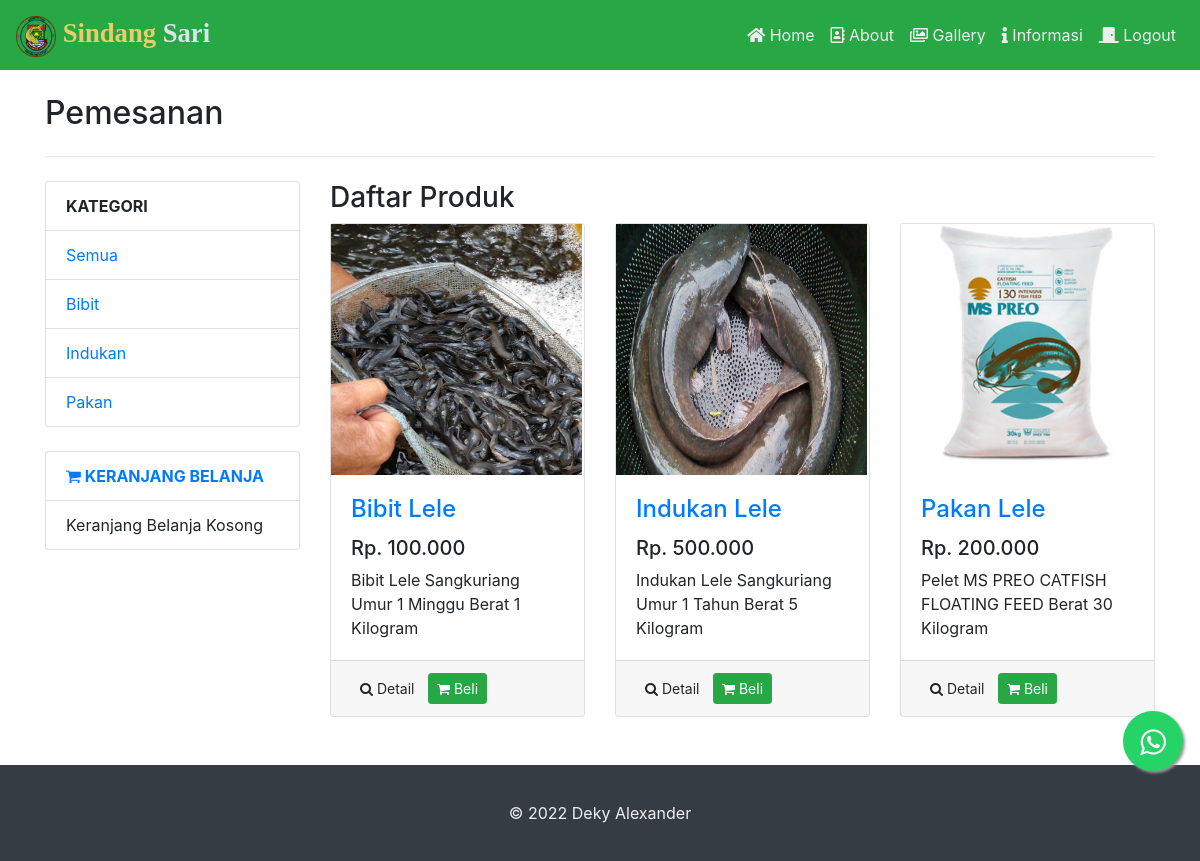
The page /index.php/pemesanan on the database its author committed.
### tables this page shows
CREATE TABLE IF NOT EXISTS `tbl_kategori` (
  `id_kategori` int(11) NOT NULL AUTO_INCREMENT,
  `nama_kategori` varchar(30) DEFAULT NULL,
  PRIMARY KEY (`id_kategori`)
);

CREATE TABLE IF NOT EXISTS `tbl_produk` (
  `id_produk` int(11) NOT NULL AUTO_INCREMENT,
  `nama_produk` varchar(30) DEFAULT NULL,
  `deskripsi` text,
  `harga` varchar(15) DEFAULT NULL,
  `gambar` varchar(50) DEFAULT NULL,
  `kategori` varchar(15) DEFAULT NULL,
  PRIMARY KEY (`id_produk`)
);

### application/controllers/Pemesanan.php (called while the page is built, shortened)
<?php
class Pemesanan extends CI_Controller {
	public function __construct()
	{
		$this->load->library('cart');
		$this->load->model('m_keranjang');
	}
	public function index()
	{
		$kategori=($this->uri->segment(3))?$this->uri->segment(3):0;
		$data['produk'] = $this->m_keranjang->get_produk_kategori($kategori);
		$data['kategori'] = $this->m_keranjang->get_kategori_all();
		$this->load->view('pemesanan',$data);
	}
}

### index.php (called while the page is built, shortened)
<?php
require_once BASEPATH.'core/CodeIgniter.php';

### application/models/m_keranjang.php (called while the page is built, shortened)
<?php
class M_keranjang extends CI_Model {
    public function get_produk_kategori($kategori)
    {
        $query = $this->db->get('tbl_produk');
        return $query->result_array();
    }
    public function get_kategori_all()
    {
        $query = $this->db->get('tbl_kategori');
        return $query->result_array();
    }
}
?>

### application/views/pemesanan.php (the view, shortened to what this page needs)
<!DOCTYPE html>
<html>
<head>
  <link rel="stylesheet" type="text/css" href="<?php echo base_url().'assets';?>/css/bootstrap.css">
  <link rel="stylesheet" type="text/css" href="<?php echo base_url().'assets';?>/css/layoutweb.css">
  <link rel="stylesheet" type="text/css" href="<?php echo base_url().'assets';?>/css/dropdown.css">
  <link rel="stylesheet" type="text/css" href="<?php echo base_url().'assets';?>/css/mediasocial.css">
  <link rel="stylesheet" type="text/css" href="<?php echo base_url().'assets';?>/css/scrool.css">
  <link rel="stylesheet" href="https://maxcdn.bootstrapcdn.com/bootstrap/4.3.1/css/bootstrap.min.css">
  <link rel="stylesheet" href="https://use.fontawesome.com/releases/v5.3.1/css/all.css">
  <link rel="stylesheet" href="https://maxcdn.bootstrapcdn.com/font-awesome/4.5.0/css/font-awesome.min.css">
</head>
<body>
  <div class="wrapper">
    <header>
     <nav class="navbar navbar-expand-sm bg-success circle navbar-hover navbar-dark">
      <a class="navbar-brand" href="#"><img src="<?php echo base_url().'assets';?>/img/logo sangkuriang.png" style="width: 40px;"><strong><span style="color: #eccc68; font-family: Times, Helvetica, sans-serif; font-size: 20pt;"> Sindang </span></strong> <strong><span style="color: #dfe4ea; font-family: Times, Helvetica, sans-serif; font-size: 20pt;"> Sari </span></strong></a>
      <div class="collapse navbar-collapse justify-content-end" id="navbarNav">
        <ul class="navbar-nav">
          <li class="nav-item">
            <a class="nav-link" href="<?php echo site_url('home');?>"><i class="fas fa-home"></i> Home</a>
          </li>
          <li class="nav-item">
            <a class="nav-link" href="<?php echo site_url('about');?>"><i class="far fa-address-book"></i> About</a>
          </li>
          <li class="nav-item">
            <a class="nav-link" href="<?php echo site_url('gallery');?>"><i class="far fa-images"></i> Gallery</a>
          </li>
          <li class="nav-item dropdown dmenu">
            <a class="nav-link dropdown-toggle" href="#" id="navbardrop" data-toggle="dropdown"><i class="fas fa-info"></i> Informasi
            </a>
         </li>
         <li class="nav-item">
          <a class="nav-link" href="<?php echo site_url('login/logout');?>"><i class="fas fa-door-closed"></i> Logout</span></a>
        </li>
      </ul>
    </div>
  </nav>
</header>
<br>
<div class="container">
  <div class="main-wrapper">
    <div class="main">
      <div class="sidebar">
        <h2>Pemesanan</h2>
        <hr class="my-4">
        <div class="row">
          <div class="col-lg-3">
            <div class="list-group">
              <a class="list-group-item"><strong>KATEGORI</strong></a>
              <a href="<?php echo base_url()?>pemesanan/" class="list-group-item">Semua</a>
              <?php
              foreach ($kategori as $row)
              {
                ?>
                <a href="<?php echo base_url()?>pemesanan/<?php echo $row['id_kategori'];?>" class="list-group-item"><?php echo $row['nama_kategori'];?></a>
                <?php
              }
              ?>
            </div><br>
            <div class="list-group">
             <a href="<?php echo base_url()?>pemesanan/tampil_cart/" class="list-group-item"><strong><i class="fa fa-shopping-cart"></i> KERANJANG BELANJA</strong></a>
             <?php
             $cart= $this->cart->contents();
             if(empty($cart)) {
              ?>
              <a class="list-group-item">Keranjang Belanja Kosong</a>
              <?php
            }
            ?>
          </div>
        </div>
        <div class="col-lg-9">
        <h3>Daftar Produk</h3>
          <div class="row">
            <?php
            foreach ($produk as $row) {
              ?>
              <div class="col-lg-4 col-md-6 mb-4">
                <div class="card">
                  <form method="post" action="<?php echo base_url();?>pemesanan/tambah" method="post" accept-charset="utf-8">
                    <a href="#"><img class="img-responsive" src="<?php echo base_url() . 'assets/img/'.$row['gambar']; ?>" width="251px" height="251px"/></a>
                    <div class="card-body">
                      <h4 class="card-title">
                        <a href="#"><?php echo $row['nama_produk'];?></a>
                      </h4>
                      <h5>Rp. <?php echo number_format($row['harga'],0,",",".");?></h5>
                      <p class="card-text"><?php echo $row['deskripsi'];?></p>
                    </div>
                    <div class="card-footer">
                      <a href="<?php echo base_url();?>pemesanan/detail_produk/<?php echo $row['id_produk'];?>" class="btn btn-sm btn-default"><i class="fa fa-search"></i> Detail</a>
                      <button type="submit" class="btn btn-sm btn-success"><i class="fa fa-shopping-cart"></i> Beli</button>
                    </div>
                  </form>
                </div>
              </div>
              <?php
            }
            ?>
          </div>
        </div>
      </div>
    </div>
  </div>
</div>
</div>
<a href="https://api.whatsapp.com/send?phone=6285771229064&text=Hallo!! Kami Admin Website Sindang Sari%0ASilahkan Mengajukan Pertanyaan Mengenai Produk Kami%0ASerta Berdiskusi Terkait Budidaya Lele Sangkuriang." class="float" target="_blank">
<i class="fa fa-whatsapp my-float"></i>
</a>
<br>
<footer class="footer-wrapper">
  <div class="footer-copyright text-center py-3">
    &copy;  Deky Alexander
  </div>
</footer>
</div>
</body>
</html>

### assets/css/layoutweb.css (style rules this page uses)
html, body { height: 100%; width:100%; }
.main-wrapper { width:100%; height:100%; overflow:hidden; flex-grow:1; }
.main { height:100%; margin:0 auto; display:-webkit-box; display:-webkit-flex; display:-ms-flexbox; display:flex; }
.sidebar { -webkit-flex-grow:1; flex-grow:1; width:70%; }
.wrapper { box-sizing: border-box; display: -webkit-box; display: -webkit-flex; display: -ms-flexbox; display: flex; -webkit-box-orient: vertical; -webkit-box-direction: normal; -webkit-flex-direction: column; -ms-flex-direction: column; flex-direction: column; margin: 0 auto; min-height: 100vh; height:100%; }
.footer-wrapper { padding:20px 10px; background:#363c44; margin-top:auto; width:100%; color: #ecf0f1; }

### assets/css/dropdown.css (style rules this page uses)
.dropdown { border-radius:0; border:0; }
.navbar .nav-item .nav-link { color:#eee !important; }
nav.circle ul li a { position: relative; overflow: hidden; z-index: 1; }
nav.circle ul li a:after { display: block; position: absolute; margin: 0; top: 0; bottom: 0; left: 0; right: 0; content: '.'; color: transparent; width: 1px; height: 1px; border-radius: 50%; background: transparent; }

### assets/css/mediasocial.css (style rules this page uses)
.float { position:fixed; width:60px; height:60px; bottom:90px; right:17px; background-color:#25d366; color:#FFF; border-radius:50px; text-align:center; font-size:30px; box-shadow: 2px 2px 3px #999; z-index:100; }
.my-float { margin-top:16px; }

### assets/css/scrool.css (style rules this page uses)
body { background-color:#F2F2F2; font-family:helvetica; }

### rows shown on the page
tbl_kategori: nama_kategori "Bibit"
tbl_kategori: nama_kategori "Indukan"
tbl_kategori: nama_kategori "Pakan"
tbl_produk: gambar (picture), nama_produk "Bibit Lele", harga "100.000", deskripsi "Bibit Lele Sangkuriang Umur 1 Minggu Berat 1 Kilogram"
tbl_produk: gambar (picture), nama_produk "Indukan Lele", harga "500.000", deskripsi "Indukan Lele Sangkuriang Umur 1 Tahun Berat 5 Kilogram"
tbl_produk: gambar (picture), nama_produk "Pakan Lele", harga "200.000", deskripsi "Pelet MS PREO CATFISH FLOATING FEED Berat 30 Kilogram"
